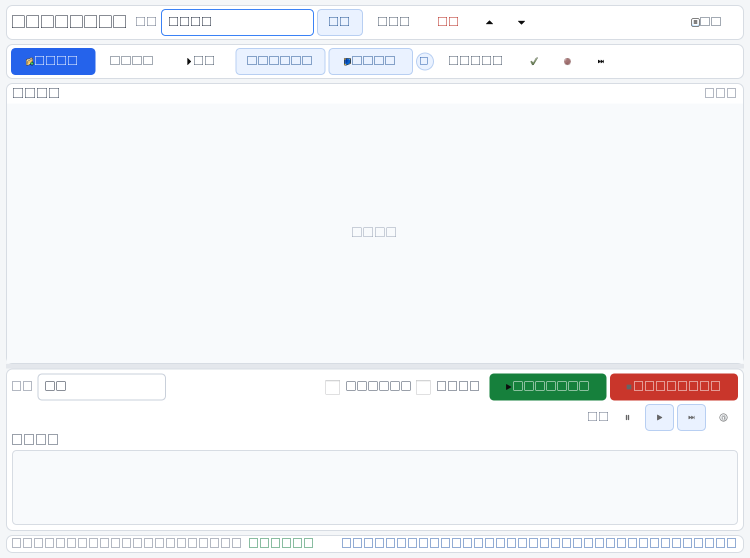
#> input picture .scratch/ui-scale-180.png, 1500 x 1116 px (shown at 1/2 size)
$ python -i engine_conditions.py   (imports and definitions only)
#> lines starting #> are read from the running program, lines starting #| are printed output that depends on the picture
#> further down, picture is the input picture: PIL image 1500x1116 RGB; mean R, G, B 244, 245.7, 247.9
"""Image and region conditions used by the 'until condition' task."""

import os
import time

from PIL import Image, ImageChops, ImageStat

from .task_model import format_region_text, parse_region_text, until_condition_list_from_data
from .log_policy import LOG_CRITICAL, LOG_RECOGNITION

class UntilConditionMixin:
    # [11 lines left out: function condition_screenshot, not called in this run]

    def until_conditions_from_task(self, task):
        return until_condition_list_from_data(task or {})

    def until_task_state_key(self, step_info):
        step_no = int(step_info.get("step", 0)) if step_info else 0
        return step_no

    def condition_cache_key(self, image_path, cond_idx, task_conf, use_gray):
        return f"until_{cond_idx}_{image_path}_{self.min_scale}_{self.max_scale}_{self.scale_step}_{task_conf}_{use_gray}"

    def condition_region(self, cond):
        return parse_region_text(cond.get("region", ""))

    def condition_confidence(self, cond):
        return max(0.05, min(1.0, self.parse_float_value(cond.get("conf", 0.8), 0.8)))

    def condition_diff_threshold(self, cond):
        return max(0.0, min(100.0, self.parse_float_value(cond.get("diff", 8), 8.0)))

    def condition_similarity_threshold(self, cond):
        return max(0.0, min(100.0, self.parse_float_value(cond.get("similarity", 90), 90.0)))

    def resized_for_compare(self, image, target_size=None, max_side=260):
#> called with max_side = 260
        img = image.convert("RGB")
        if target_size:
            return img.resize(target_size)
        w, h = img.size
#> w = 1500; h = 1116
        longest = max(w, h)
#> longest = 1500
        if longest > max_side:
            scale = max_side / float(longest)
#> scale = 0.173
            img = img.resize((max(1, int(w * scale)), max(1, int(h * scale))))
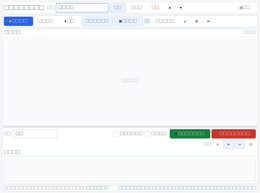
#> img: PIL image 260x193 RGB; mean R, G, B 243.9, 245.6, 247.8
        return img

    # [174 lines left out: functions image_difference_percent, image_similarity_percent, find_condition_image, evaluate_region_changed_condition, evaluate_region_matches_image_condition, evaluate_until_condition and 4 more, not called in this run]

>>> from PIL import Image
>>> picture = Image.open('../.scratch/ui-scale-180.png')
>>> result = UntilConditionMixin().resized_for_compare(picture)
